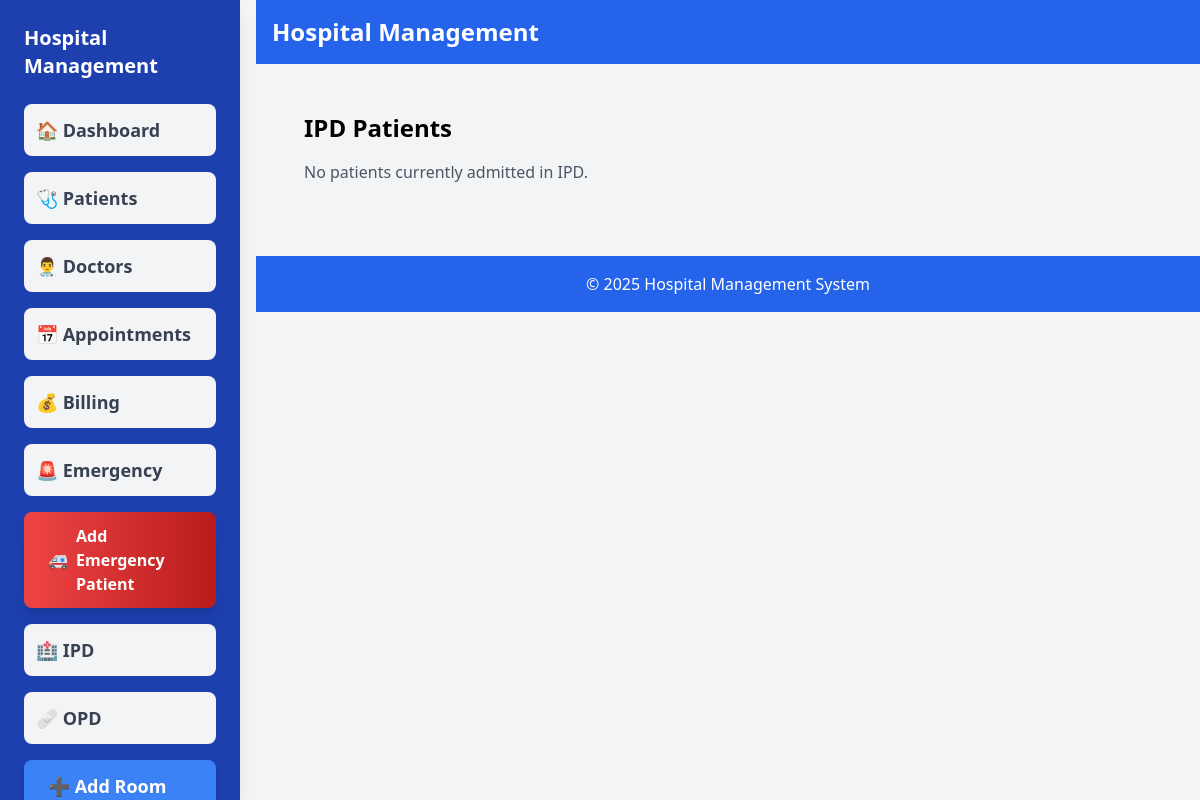
/ipd/ (signed in), run on an earlier commit of the app's database.
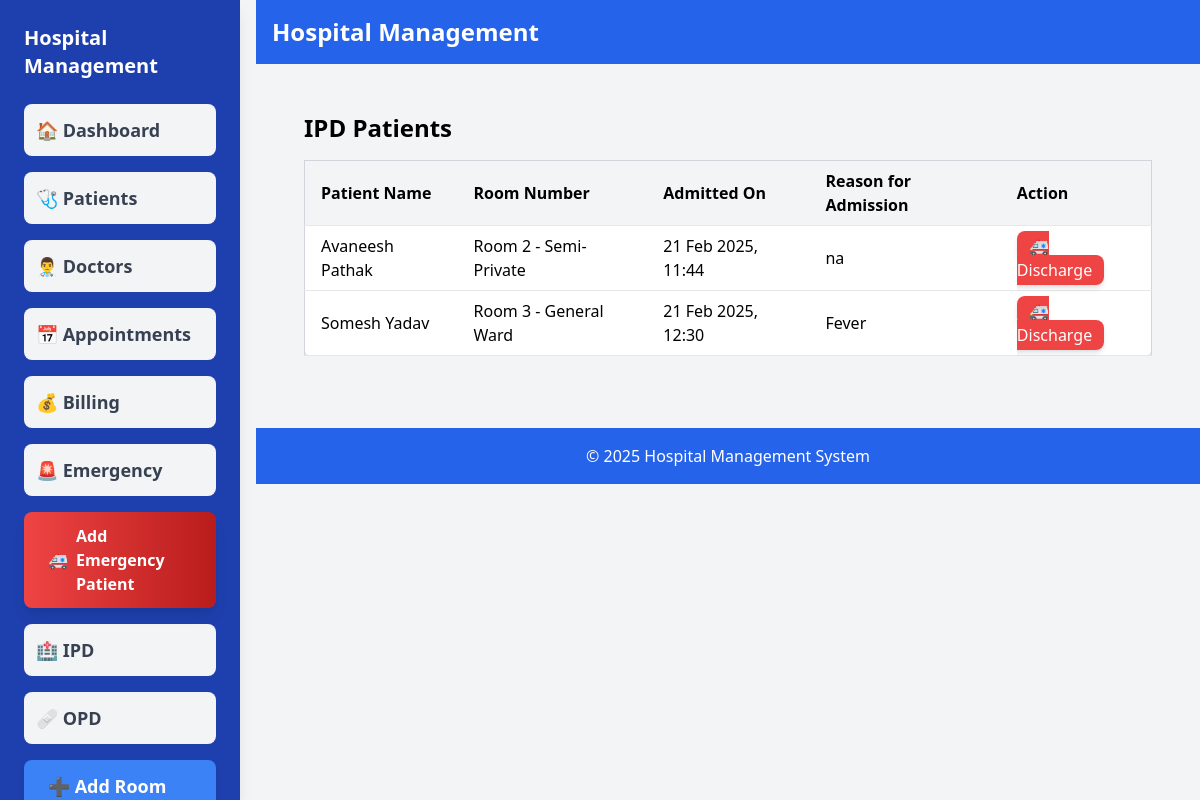
And on a later commit of the database.
### hms/models.py (models this page shows, shortened)
class IPD(models.Model):
    patient = models.ForeignKey(Patient, on_delete=models.CASCADE)
    room = models.ForeignKey(Room, on_delete=models.CASCADE, limit_choices_to={'is_available': True},null=True, blank=True)
    admitted_on = models.DateTimeField(auto_now_add=True)
    discharge_date = models.DateTimeField(null=True, blank=True)
    reason_for_admission = models.TextField(null=True, blank=True)

class Patient(models.Model):
    patient_code = models.CharField(max_length=10, unique=True, editable=False, blank=True, null=True)
    created_at = models.DateTimeField(default=now)
    user = models.OneToOneField(CustomUser, on_delete=models.CASCADE)
    date_of_birth = models.DateField(blank=True, null=True)
    contact_number = models.CharField(max_length=15, blank=True, null=True)
    address = models.TextField(blank=True, null=True)
    gender = models.CharField(max_length=10, choices=[('Male', 'Male'), ('Female', 'Female'), ('Other', 'Other')], blank=True, null=True)
    aadhar_number = models.CharField(max_length=12, unique=True, validators=[MinLengthValidator(12)], blank=True, null=True)
    blood_group = models.CharField(max_length=3, blank=True, null=True, choices=[
        ('A+', 'A+'), ('A-', 'A-'), ('B+', 'B+'), ('B-', 'B-'),
        ('O+', 'O+'), ('O-', 'O-'), ('AB+', 'AB+'), ('AB-', 'AB-')
    ])
    email = models.EmailField(unique=True, blank=True, null=True)
    guarantor_name = models.CharField(max_length=255, blank=True, null=True)
    guarantor_address = models.TextField(blank=True, null=True)
    guarantor_mobile = models.CharField(max_length=15, blank=True, null=True)
    guarantor_relationship = models.CharField(max_length=50, blank=True, null=True)
    guarantor_gender = models.CharField(max_length=10, choices=[('Male', 'Male'), ('Female', 'Female'), ('Other', 'Other')], blank=True, null=True)

class CustomUser(AbstractUser):
    user_type_choices = (
        ('patient', 'Patient'),
        ('doctor', 'Doctor'),
        ('admin', 'Admin'),
    )
    GENDER_CHOICES = (
        ('male', 'Male'),
        ('female', 'Female'),
        ('other', 'Other'),
    )
    user_type = models.CharField(max_length=10, choices=user_type_choices, default='patient')
    full_name = models.CharField(max_length=255,blank=True, null=True)  # Add full name field
    contact_number = models.CharField(max_length=15, blank=True, null=True)  # Add contact number
    address = models.TextField(blank=True, null=True)  # Add address
    gender = models.CharField(max_length=10, choices=GENDER_CHOICES, blank=True, null=True)  # Add this field
    groups = models.ManyToManyField(Group, related_name="customuser_groups", blank=True)
    user_permissions = models.ManyToManyField(Permission, related_name="customuser_permissions", blank=True)

class Room(models.Model):
    ROOM_TYPES = [
        ('general', 'General Ward'),
        ('semi-private', 'Semi-Private'),
        ('private', 'Private'),
        ('icu', 'ICU'),
    ]
    room_number = models.CharField(max_length=10, unique=True)
    room_type = models.CharField(max_length=20, choices=ROOM_TYPES)
    is_available = models.BooleanField(default=True)
    def __str__(self):
        return f"Room {self.room_number} - {self.get_room_type_display()}"

### hms/views.py (the view)
# urls.py: path('ipd/', views.ipd, name='ipd'),
@login_required
def ipd(request):
    ipds = IPD.objects.all()
    return render(request, 'hms/ipd.html', {'ipds': ipds})

### hms/templates/hms/ipd.html (shortened to what this page needs)
{% extends 'hms/base.html' %}
{% block content %}
<div class="container mx-auto p-6">
    <h2 class="text-2xl font-bold mb-4">IPD Patients</h2>
    {% if ipds %}
    <div class="overflow-x-auto">
        <table class="min-w-full bg-white border border-gray-300 shadow-lg rounded-lg">
            <thead class="bg-gray-100">
                <tr class="border-b">
                    <th class="px-4 py-2 text-left">Patient Name</th>
                    <th class="px-4 py-2 text-left">Room Number</th>
                    <th class="px-4 py-2 text-left">Admitted On</th>
                    <th class="px-4 py-2 text-left">Reason for Admission</th>
                    <th class="px-4 py-2 text-left">Action</th>
                </tr>
            </thead>
            <tbody>
                {% for ipd in ipds %}
                <tr class="border-b hover:bg-gray-50">
                    <td class="px-4 py-2">{{ ipd.patient.user.full_name }}</td>
                    <td class="px-4 py-2">{{ ipd.room }}</td>
                    <td class="px-4 py-2">{{ ipd.admitted_on|date:"d M Y, H:i" }}</td>
                    <td class="px-4 py-2">{{ ipd.reason_for_admission }}</td>
                    <td class="px-4 py-2">
                        <a href="{% url 'discharge_patient' ipd.id %}"
                           class="bg-red-500 text-white px-3 py-1 rounded-lg shadow-md hover:bg-red-700 transition duration-300">
                            🚑 Discharge
                        </a>
                    </td>
                </tr>
                {% endfor %}
            </tbody>
        </table>
    </div>
    {% else %}
    <p class="text-gray-600 mt-4">No patients currently admitted in IPD.</p>
    {% endif %}
</div>
{% endblock %}

What changed in the data, as far as the page shows it:
added IPD: patient.user.full_name "Avaneesh Pathak", room "Room 2 - Semi-Private", admitted_on "21 Feb 2025, 11:44", reason_for_admission "na"
added IPD: patient.user.full_name "Somesh Yadav", room "Room 3 - General Ward", admitted_on "21 Feb 2025, 12:30", reason_for_admission "Fever"
Also different on the page:
text no longer shown: "No patients currently admitted in IPD."
text now shown: "Patient Name Room Number Admitted On Reason for Admission Action"
